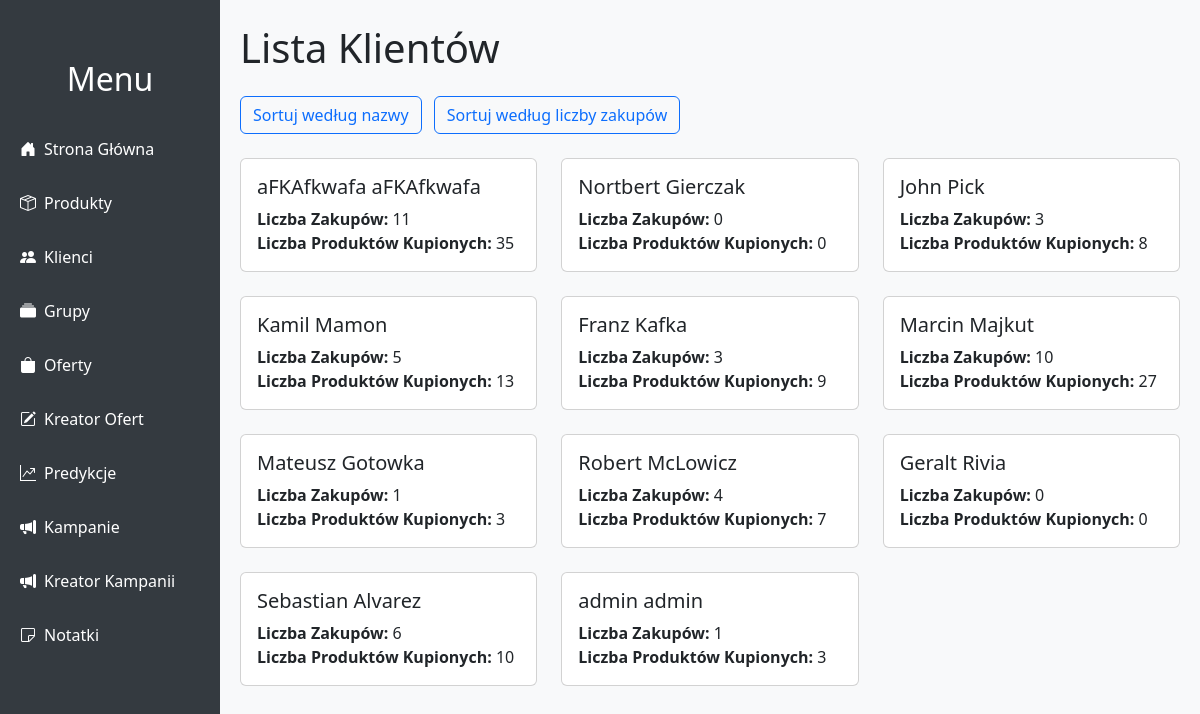
The page /klienci/ on the database its author committed.
### DjangoProject/models.py (models this page shows, shortened)
class Klient(models.Model):
    id = models.AutoField(primary_key=True)
    uzytkownik = models.OneToOneField(Uzytkownik, on_delete=models.CASCADE)
    adres = models.CharField(max_length=255)
    nrTelefonu = models.CharField(max_length=20)
    dataRejestracji = models.DateTimeField(auto_now_add=True)
    imie = models.CharField(max_length=100)
    nazwisko = models.CharField(max_length=100)
    punkty_lojalnosciowe = models.IntegerField(default=0)

### DjangoProject/views.py (the view)
# urls.py: path('klienci/', clients_crm, name='clients_crm'),
def clients_crm(request):
    stats = SystemStatystyk()
    sort_param = request.GET.get('sort', 'default')
    clients_data = stats.przekazDaneCLV()
    klient_ids = [client_data['client'].id for client_data in clients_data]
    grupy_map = GrupaKlient.objects.filter(klient_id__in=klient_ids).select_related('grupa')
    from collections import defaultdict
    grupy_dict = defaultdict(list)
    for entry in grupy_map:
        grupy_dict[entry.klient_id].append(entry.grupa)
    for client_data in clients_data:
        client = client_data['client']
        client_data['grupy'] = grupy_dict.get(client.id, [])
    if sort_param == 'nazwa':
        clients_data = sorted(clients_data, key=lambda x: (x['client'].nazwisko.lower(), x['client'].imie.lower()))
    elif sort_param == 'zakupy':
        clients_data = sorted(clients_data, key=lambda x: x['orders_count'], reverse=True)
    context = {
        'clients_data': clients_data,
        'sort_param': sort_param,
    }
    return render(request, 'clients_crm.html', context)

### DjangoProject/stats.py (called while the page is built)
    def update_data(self):
        clients_data = self.generate_clients_data()
        products_data = self.generate_products_data()
        self.data = {
            'last_updated': timezone.now(),
            'clients_data': clients_data,
            'products_data': products_data,
        }
        cache.set(self.CACHE_KEY, self.data, self.CACHE_TIMEOUT)

    def calculate_clv(self, aov, purchase_frequency, lifespan_years):
        return aov * Decimal(str(purchase_frequency)) * Decimal(str(lifespan_years))

    def przekazDaneCLV(self):
        return self.data.get('clients_data', [])

### templates/clients_crm.html (shortened to what this page needs)
<!DOCTYPE html>
<html lang="pl">
<head>
  <link href="https://cdn.jsdelivr.net/npm/bootstrap@5.3.0/dist/css/bootstrap.min.css" rel="stylesheet">
  <link rel="stylesheet" href="https://cdn.jsdelivr.net/npm/bootstrap-icons@1.10.5/font/bootstrap-icons.css">
</head>
<body>
<div class="sidebar">
    <h2 class="text-center text-white mb-4">Menu</h2>
        <a href="/dashboard/"><i class="bi bi-house-door-fill me-2"></i>Strona Główna</a>
        <a href="/products_stats/"><i class="bi bi-box-seam me-2"></i>Produkty</a>
        <a href="/klienci/"><i class="bi bi-people-fill me-2"></i>Klienci</a>
        <a href="/grupy/"><i class="bi bi-collection-fill me-2"></i>Grupy</a>
        <a href="/oferty/"><i class="bi bi-bag-fill me-2"></i>Oferty</a>
        <a href="/kreator_ofert/"><i class="bi bi-pencil-square me-2"></i>Kreator Ofert</a>
        <a href="/predykcje/"><i class="bi bi-graph-up-arrow me-2"></i>Predykcje</a>
        <a href="/kampanie/"><i class="bi bi-megaphone-fill me-2"></i>Kampanie</a>
        <a href="/create_campaign/"><i class="bi bi-megaphone-fill me-2"></i>Kreator Kampanii</a>
        <a href="/notatki/"><i class="bi bi-sticky me-2"></i>Notatki</a>
</div>
<div class="main-content container-fluid py-4">
  <h1 class="mb-4">Lista Klientów</h1>
  <div class="mb-4">
    <a href="?sort=nazwa" class="btn btn-outline-primary {% if sort_param == 'nazwa' %}active{% endif %} me-2">
      Sortuj według nazwy
    </a>
    <a href="?sort=zakupy" class="btn btn-outline-primary {% if sort_param == 'zakupy' %}active{% endif %} me-2">
      Sortuj według liczby zakupów
    </a>
  </div>
  <div class="row row-cols-1 row-cols-md-3 g-4">
    {% for row in clients_data %}
    <div class="col">
      <div class="card h-100 clickable"
           data-bs-toggle="modal"
           data-bs-target="#clientModal{{ forloop.counter }}">
        <div class="card-body">
          <h5 class="card-title">
            {{ row.client.imie }} {{ row.client.nazwisko }}
          </h5>
          <p class="card-text">
            <strong>Liczba Zakupów:</strong> {{ row.orders_count }}<br>
            <strong>Liczba Produktów Kupionych:</strong> {{ row.total_products_bought }}
          </p>
        </div>
      </div>
    </div>
    {% endfor %}
  </div>
</div>
</body>
</html>

### templates/clients_crm.html (style rules this page uses)
body { background-color: #f8f9fa; display: flex; margin: 0; overflow-x: hidden; }
.sidebar { height: 100vh; position: fixed; top: 0; left: 0; padding-top: 60px; width: 220px; background-color: #343a40; overflow-y: auto; }
.sidebar a { color: #ffffff; padding: 15px 20px; display: block; text-decoration: none; }
.main-content { margin-left: 220px; padding: 20px; }
.card.clickable { cursor: pointer; transition: transform 0.3s, box-shadow 0.3s; }

### rows shown on the page
Klient: client.imie "aFKAfkwafa", client.nazwisko "aFKAfkwafa"
Klient: client.imie "Nortbert", client.nazwisko "Gierczak"
Klient: client.imie "John", client.nazwisko "Pick"
Klient: client.imie "Kamil", client.nazwisko "Mamon"
Klient: client.imie "Franz", client.nazwisko "Kafka"
Klient: client.imie "Marcin", client.nazwisko "Majkut"
Klient: client.imie "Mateusz", client.nazwisko "Gotowka"
Klient: client.imie "Robert", client.nazwisko "McLowicz"
Klient: client.imie "Geralt", client.nazwisko "Rivia"
Klient: client.imie "Sebastian", client.nazwisko "Alvarez"
Klient: client.imie "admin", client.nazwisko "admin"

### other values the page prints
{{ row.orders_count }} "11" "0" "3" "5" "3" "10" "1" "4" "0" "6" "1"
{{ row.total_products_bought }} "35" "0" "8" "13" "9" "27" "3" "7" "0" "10" "3"
